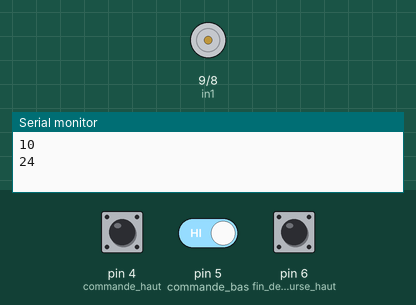
Simulated run of this sketch. Board: Arduino Uno, built with avr-gcc and run on an emulated ATmega328P. Parts: motor-driver pin pairs drawn as motors (green arrow = first pin HIGH = forward, orange = second pin HIGH = backward, longer = more drive, scaled by the enable pin), the last lines printed to the serial monitor. The test bench sets the inputs (shaded band); at power-on: pin 4 (commande_haut) HIGH, pin 6 (fin_de_course_haut) HIGH, pin 5 (commande_bas) HIGH. The local clock reads 2024-03-15 10:24:30 at power-on unless the sketch sets it.

Above: at 1.2 s.
1.3 s: pin 4 (commande_haut) pulled LOW for 0.15 s
At 2.5 s:
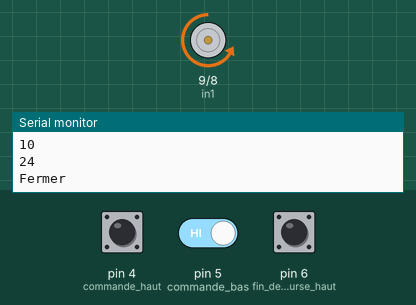
2.9 s: pin 6 (fin_de_course_haut) pulled LOW for 0.15 s
At 3.7 s:
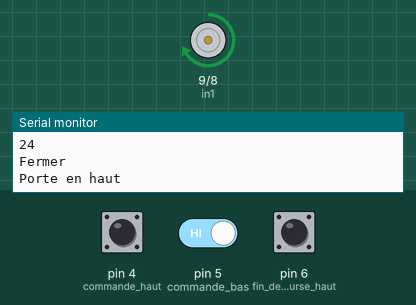
5.4 s: pin 6 (fin_de_course_haut) pulled LOW for 1 s
At 5.7 s:
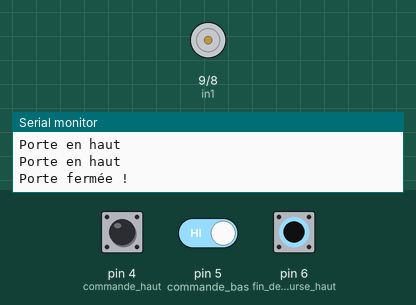
7.9 s: pin 4 (commande_haut) pulled LOW for 1 s
At 8.8 s:
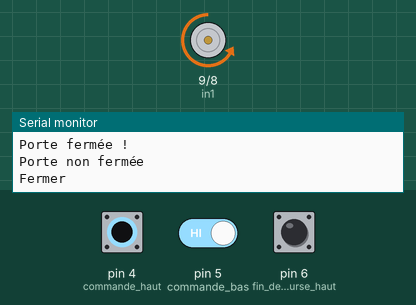
10.4 s: pin 6 (fin_de_course_haut) pulled LOW for 3.2 s
At 12.6 s:
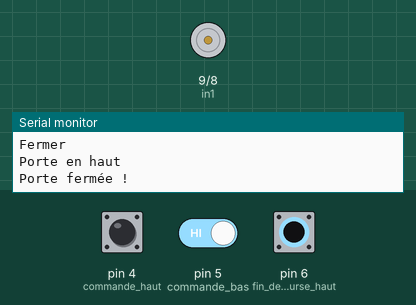
15.1 s: pin 5 (commande_bas) driven LOW and pin 6 (fin_de_course_haut) driven LOW
At 15.5 s:
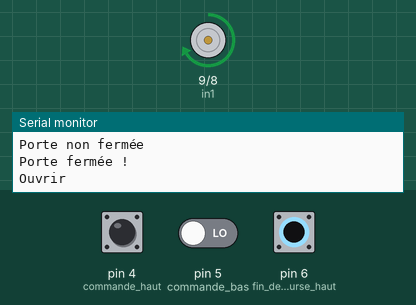
Timing chart, 0 to 32.6 s (numbered marks = the images above; inputs shaded):
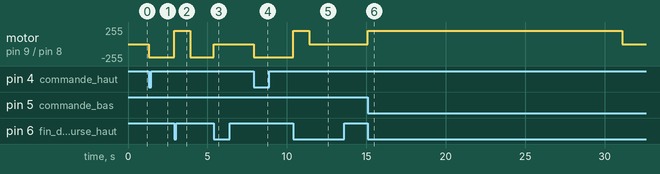

Measured:
- after the input at 1.3 s, motor on pin 9 (in1) / pin 8 (in2): stopped → backward 200/255 at once
- after the input at 2.9 s, motor on pin 9 (in1) / pin 8 (in2): backward 200/255 → forward 200/255 at once, → backward 200/255 1.0 s later
- after the input at 5.4 s, motor on pin 9 (in1) / pin 8 (in2): backward 200/255 → stopped at once
- after the input at 7.9 s, motor on pin 9 (in1) / pin 8 (in2): stopped → backward 200/255 at once
- after the input at 10.4 s, motor on pin 9 (in1) / pin 8 (in2): backward 200/255 → forward 200/255 at once, → stopped 1.0 s later
- after the input at 15.1 s, motor on pin 9 (in1) / pin 8 (in2): stopped → forward 200/255 at once, → stopped 16.0 s later

The sketch:

porte_poulailler_v2.ino
```cpp
#include <Wire.h>//https://www.arduino.cc/en/reference/wire
#include <DS3231.h>//https://github.com/NorthernWidget/DS3231

//RTC
RTClib RTC;

int commande_haut = 4; // Déclaration broche Bouton fermeture
int commande_bas = 5; // Déclaration broche Bouton ouverture
int fin_de_course_haut = 6; // Capteur fin de course haut (porte fermée)
int enA = 10;                   // crée une variable de type "int", nommée "enA" et attachée à la Broche 10, qui permet de gérer la vitesse du moteur.
int in1 = 9;                    // crée une variable de type "int", nommée "in1" et attachée à la Broche 9, qui permet de gérer le sens de rotation.
int in2 = 8;                    // crée une variable de type "int", nommée "in2" et attachée à la Broche 8, qui permet de gérer l'autre sens de rotation.

unsigned long debut_fermeture; // timer pour debut de fermeture
unsigned long timeoutMoteur = 30000; // timeout ou on considere le moteur bloquee
int delayTime = 10; // Temps entre chaque pas 10ms
boolean fdch = false; // Déclaration variable Fin de Course Haut (porte fermee)
boolean etat_bp_h = false, etat_bp_b = false; // Déclaration des variables bas et haut
boolean mem_h = false, mem_b = false, mem_fdch = false; // Déclaration des mémoires


// tableau des horaires selon les quinzaines
// tableau des horaires marche 2 mois par 2 mois (janvier avec decembre, février avec novembre, ...)
// il fonctionne par 15aine
// janvier du 01 au 15 correspond a l'index 0, janvier du 16 au 31 correspond à l'index 1
// décembre du 01 au 15 correspond a l'index 1, décembre du 16 au 30 correspond a l'index 0
// ...
int LeveSoleilHeure[12]= {7,7, 7,7, 6,6, 5,5, 5,5, 5,5 };
int LeveSoleilMinute[12]= {15,15, 0,0, 45,45, 30,30, 15,15, 0,0 };
int CoucheSoleilHeure[12]= {19,19, 19,19, 20,20, 20,20, 21,21, 21,21 };
int CoucheSoleilMinute[12]={15,15, 30,30, 0,0, 30,30, 0,0, 30,30 };

void setup() {
  Serial.begin(9600); // Ouverture du port série et debit de communication fixé à 9600 bauds
  Wire.begin();
  pinMode(commande_haut, INPUT_PULLUP); // Déclaration entrée pull-up sur entrée BP haut
  pinMode(commande_bas, INPUT_PULLUP); // Déclaration entrée pull-up sur entrée BP bas
  pinMode(fin_de_course_haut, INPUT_PULLUP); // Déclaration entrée pull-up sur entrée Fin de course haut
  pinMode(enA, OUTPUT);         // indique que la broche de la variable "enA" donc ici la PIN 10, est une sortie.
  pinMode(in1, OUTPUT);         // indique que la broche de la variable "in1" donc ici la PIN 9, est une sortie.
  pinMode(in2, OUTPUT);         // indique que la broche de la variable "in2" donc ici la PIN 8, est une sortie.
  etat_bp_h = !digitalRead(commande_haut); // Inverse de la lecture sur entrée BP haut
  etat_bp_b = !digitalRead(commande_bas); // Inverse de la lecture sur entrée BP bas
  fdch = !digitalRead(fin_de_course_haut); // Inverse de la lecture sur entrée Fin de course haut
  mem_fdch = fdch; // Mémorisation du nouvel état du fin de course bas
  mem_h = etat_bp_h; // Mémorisation du nouvel état du bouton haut
  mem_b = etat_bp_b; // Mémorisation du nouvel état du bouton bas
  DateTime now = RTC.now(); //  Utile au debug pour connaitre l'heure au debut du programme
  Serial.println(now.hour()); // heure
  Serial.println(now.minute()); // minute
}


void loop() {
  etat_bp_h = !digitalRead(commande_haut); // Inverse de la lecture sur entrée BP haut
  etat_bp_b = !digitalRead(commande_bas); // Inverse de la lecture sur entrée BP bas
  fdch = !digitalRead(fin_de_course_haut); // Inverse de la lecture sur entrée Fin de course haut
  DateTime now = RTC.now();   // recupere la date
  int index= getIndex(now); // calcul de l'index pour le tableau des horaires

  //debug
  if (fdch != mem_fdch) // Changement d'état du fin de course haut (front montant ou descendant)
  {
    if (fdch)
    {
      Serial.println("Porte fermée !"); // Affichage sur le moniteur série du texte
    }
    if (!fdch)
    {
      Serial.println("Porte non fermée"); // Affichage sur le moniteur série du texte
    }
  }
  mem_fdch = fdch; // Mémorisation du nouvel état du fin de course bas

  if (etat_bp_h != mem_h) // Changement d'état du bouton poussoir haut (front montant ou descendant)
  {
    if (etat_bp_h && !fdch) // Appui sur BP haut et la porte n'est pas fermee
    {
      Serial.println("Fermer");
      Fermer_porte(); // ferme
      Ouvrir_1sec(); // ouverture d'1 sec (utile car dans certains cas le fin de course n'était pas atteint)
      Fermer_porte(); //ferme
    }
  }
  mem_h = etat_bp_h; // Mémorisation du nouvel état du bouton haut

  if (etat_bp_b != mem_b) // Changement d'état du bouton poussoir bas (front montant ou descendant)
  {
    if (etat_bp_b && fdch) // Appui sur BP bas mais pas sur le haut
    {
      Serial.println("Ouvrir");
        Ouvrir_porte();
    }
  }
  mem_b = etat_bp_b; // Mémorisation du nouvel état du bouton bas

  // ouverture en fonction de l'heure
  if (canOpen(now, index)) //en horaire d'ouverture
  {
    Ouvrir_porte();;
  }
  //fermeture en fonction de l'heure et si la porte n'est pas deja fermee
  if (!fdch && canClose(now,index))//(fdcb && canClose(now,index)) //Porte non fermée et en horaire de fermeture
  {
    Fermer_porte();
    Ouvrir_1sec();
    Fermer_porte();
  }
}

void Ouvrir_1sec() {
    digitalWrite(in1,HIGH);       // met la broche in1 à l'état bas, la carte n'injecte pas d'électricité, le moteur ne tourne pas dans le sens de in1.
    digitalWrite(in2,LOW);      // envoie l'électricité dans la broche in2 (donc la PIN 8)ce qui fait donc tourner le moteur dans le sens de rotation de in2.
    analogWrite(enA,200);        // défini la vitesse du moteur, ici 200 sur un maximum de 255 (échélle comprise entre 0 et 255, car cela correspond à 8 bits soit 1 octet).
    delay(1000); // delay d'une seconde
    fdch = !digitalRead(fin_de_course_haut); // récuperation du fin de coursehaut
    Arret(); // arret de moteurs
}


void Fermer_porte() {
  debut_fermeture = millis(); // calcul du temps de fermeture
  while (!fdch) {
      digitalWrite(in1,LOW);       // met la broche in1 à l'état bas, la carte n'injecte pas d'électricité, le moteur ne tourne pas dans le sens de in1.
      digitalWrite(in2,HIGH);      // envoie l'électricité dans la broche in2 (donc la PIN 8)ce qui fait donc tourner le moteur dans le sens de rotation de in2.
      analogWrite(enA,200);        // défini la vitesse du moteur, ici 200 sur un maximum de 255 (échélle comprise entre 0 et 255, car cela correspond à 8 bits soit 1 octet).
      delay(delayTime);   // pas de 10ms

      fdch = !digitalRead(fin_de_course_haut); // récupere l'etat du fin de course
      etat_bp_b = !digitalRead(commande_bas); // Inverse de la lecture sur entrée BP bas
      if (fdch) // si porte fermee
      {
        Serial.println("Porte en haut"); // Affichage sur le moniteur série du texte
        Arret(); // arret des moteurs
        break; // fin
      }
      if ((millis() - debut_fermeture) > timeoutMoteur) {
        Serial.println("Porte bloquee");
          Arret(); // arret carte timeout atteint
          break;
        }
  }
}

void Ouvrir_porte() {
    digitalWrite(in1,HIGH);     // met la broche in1 à l'état bas, la carte n'injecte pas d'électricité, le moteur ne tourne pas dans le sens de in1.
    digitalWrite(in2,LOW);      // envoie l'électricité dans la broche in2 (donc la PIN 8)ce qui fait donc tourner le moteur dans le sens de rotation de in2.
    analogWrite(enA,200);       // défini la vitesse du moteur, ici 200 sur un maximum de 255 (échélle comprise entre 0 et 255, car cela correspond à 8 bits soit 1 octet).
    delay(16000);               // delay 16sec le temps d'ouverture de la porte
    fdch = !digitalRead(fin_de_course_haut); // récupère l'etat du relais porte fermée
    Arret();                    // arret du moteur
}


void Arret() {
  digitalWrite(in1,LOW);       // en mettant la broche in1 à l'état bas, la carte n'injecte pas d'électricité, le moteur est donc à l'arrêt.
  digitalWrite(in2,LOW);       // en mettant la broche in2 à l'état bas, la carte n'injecte pas d'électricité, le moteur est donc à l'arrêt.
}

int getIndex(DateTime t){
  int Index=t.month(); // on récupere le mois
  if (t.month()>6)     // si le mois est après Juin
  {
    Index=13-t.month();    //on récupère le 13 moins le mois (décembre est avec janvier, nomvembre avec fevrier , ...)
    Index=(Index-1)*2;     // on fait -1 x 2 car le tableau est par quinzaine
    if( t.day()<15)       // si on est dans la quinzaine du début du moins on augmente l'index
    {
      Index++;
    }
  }
  else   // mois avant juin
  {
    Index=(Index-1)*2;     // on fait -1 x 2 car le tableau est par quinzaine
    if( t.day()>15)       // si on est dans la quinzaine de fin du moins on augmente l'index
    {
      Index++;
    }
  }
  return Index;
}

boolean canOpen(DateTime t,int index)
{
  if (t.hour()== LeveSoleilHeure[index] && t.minute()== LeveSoleilMinute[index] && t.second()==0 )
  {
    Serial.println("Can open");
    return true;
  }
  else
  {
    return false;
  }
}

boolean canClose(DateTime t,int index)
{
  if (t.hour()== CoucheSoleilHeure[index] && t.minute()== CoucheSoleilMinute[index] && t.second()==0 )
  {
    Serial.println("Can close");
    return true;
  }
  else
  {
    return false;
  }
}
```
